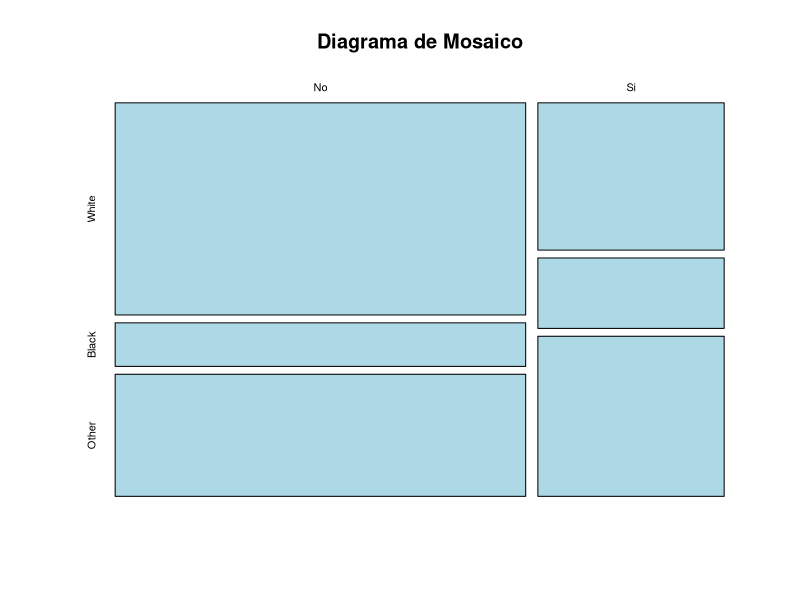
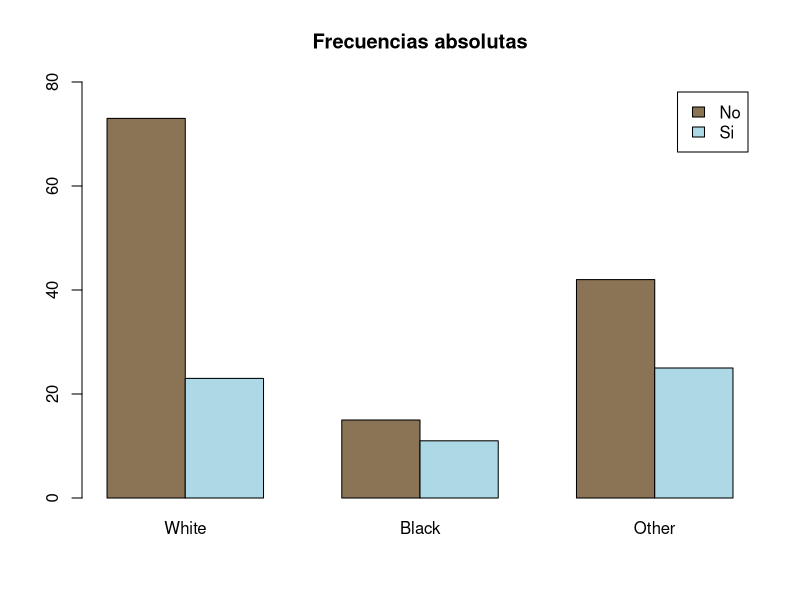
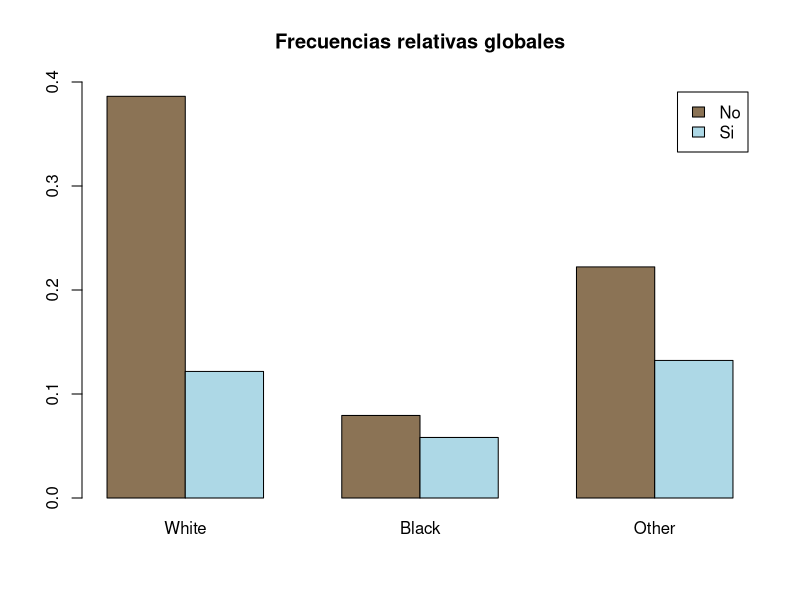
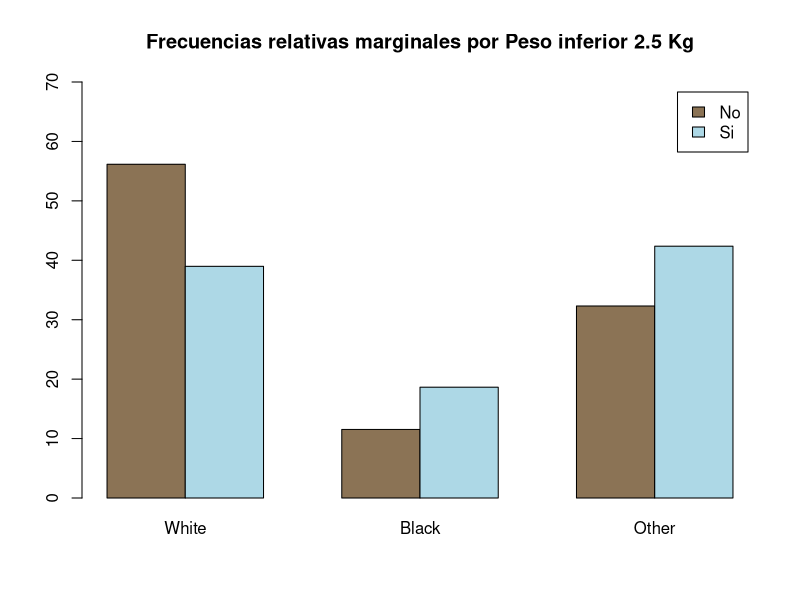
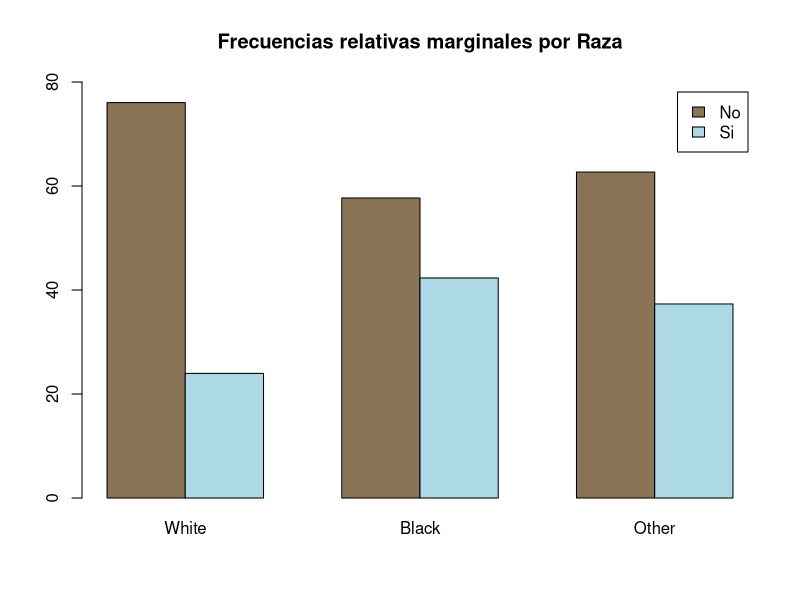
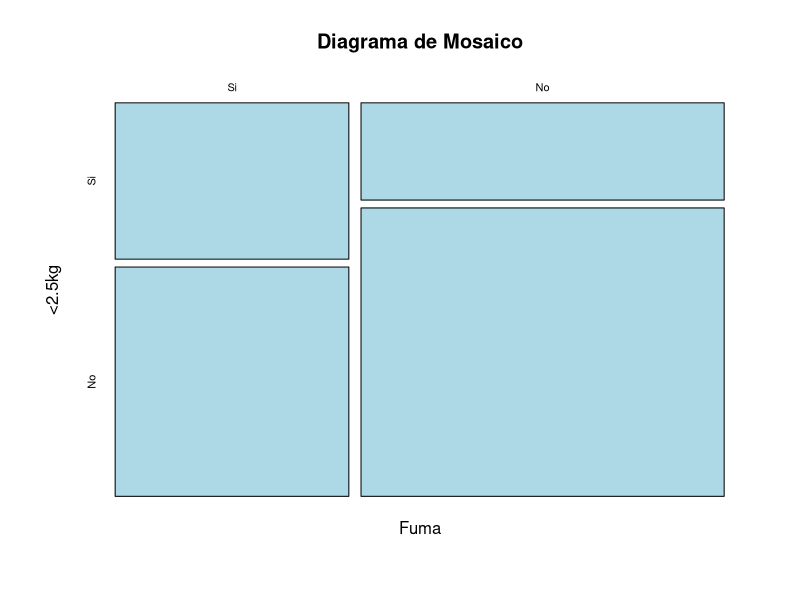
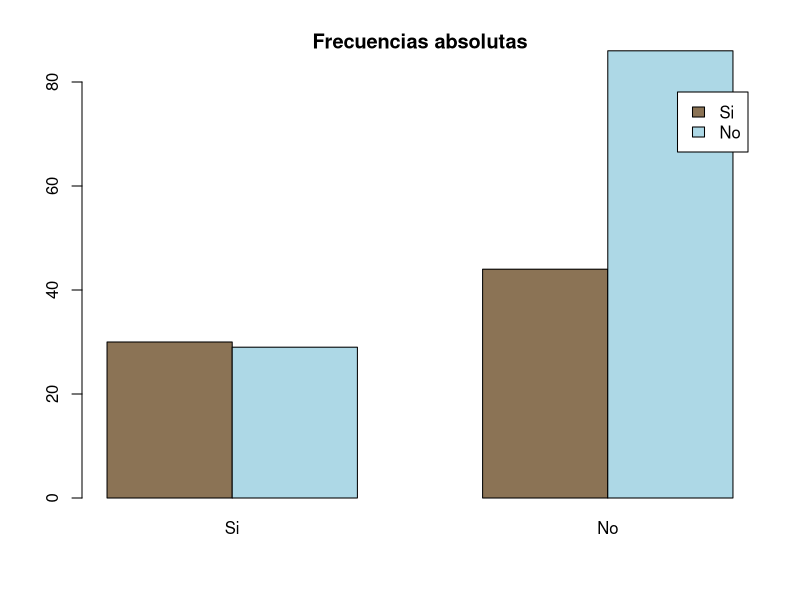
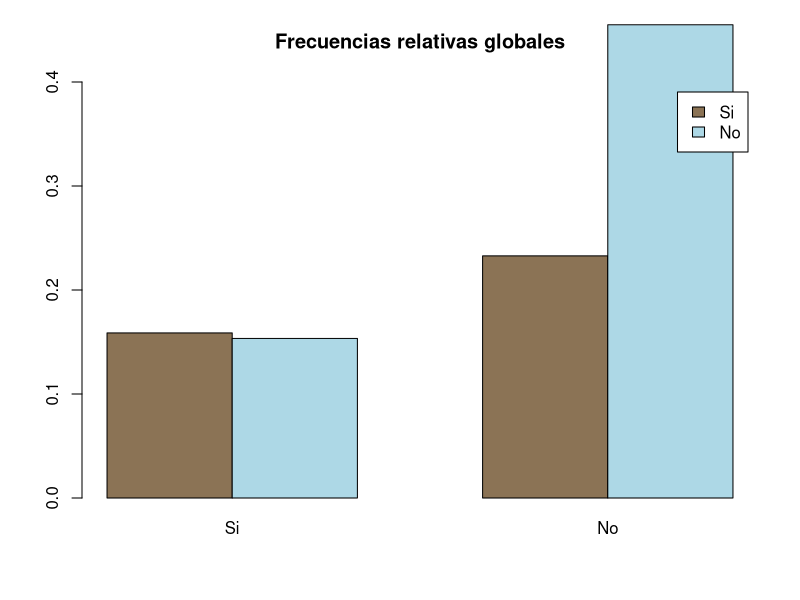

The R script that drew these images, in order:
## ---- chunk 1

library(MASS)
str(birthwt)
head(birthwt)
data <- birthwt

#??birthwt
## ---- chunk 2

# convertimos a factores
data$low = factor(data$low, labels = c("No", "Si"))
data$race = factor(data$race, labels = c("White", "Black", "Other"))
str(data)
#levels(data$low)
#levels(data$race)

tt <- table(data$low, data$race) #freq absolutas
tt
100*prop.table(tt) # freq relativa globañ
100*prop.table(tt, margin = 1) # freq relativa por Peso
100*prop.table(tt, margin = 2) # freq relativa por raza

colSums(tt)
rowSums(tt)

library(gmodels)
CrossTable(data$low, data$race, prop.chisq = FALSE)

ftable(tt)


## ---- chunk 3
plot(tt,col = c("lightblue") , main = "Diagrama de Mosaico")
## ---- chunk 4

barplot(tt, 
        ylim = c(0, 80), 
        beside = TRUE, 
        legend.text = TRUE,
        main = "Frecuencias absolutas",
        col = c("burlywood4", "lightblue")
        )

barplot(prop.table(tt), 
        ylim = c(0, 0.4), 
        beside = TRUE, 
        legend.text = TRUE,
        main = "Frecuencias relativas globales",
        col = c("burlywood4", "lightblue")
        )

barplot(100*prop.table(tt, margin = 1), 
        ylim = c(0, 70), 
        beside = TRUE, 
        legend.text = TRUE,
        main = "Frecuencias relativas marginales por Peso inferior 2.5 Kg",
        col = c("burlywood4", "lightblue")
        )


barplot(100*prop.table(tt, margin = 2), 
        ylim = c(0, 80), 
        beside = TRUE, 
        legend.text = TRUE,
        main = "Frecuencias relativas marginales por Raza",
        col = c("burlywood4", "lightblue")
        )

## ---- chunk 5

data2 = birthwt
data2$smoke = factor(data2$smoke, levels = c(1, 0), labels = c("Si", "No"))
data2$low = factor(data2$low, levels = c(1, 0), labels = c("Si", "No"))

str(data2)

#frecuencia absoluta
tt2 <- table(data2$smoke, data2$low, dnn = c('Fuma', '<2.5kg'))

# numero total de la muestra
sum(tt2)

# frecuencias relativas globales y marginales
round(100*prop.table(tt2), 2)
round(100*prop.table(tt2, margin = 1), 2)
round(100*prop.table(tt2, margin = 2), 2)

library(gmodels)
CrossTable(data$smoke, data$low, prop.chisq = FALSE)

ftable(tt2)

plot(tt2,col = c("lightblue") , main = "Diagrama de Mosaico")

barplot(tt2, 
        ylim = c(0, 80), 
        beside = TRUE, 
        legend.text = TRUE,
        main = "Frecuencias absolutas",
        col = c("burlywood4", "lightblue")
        )

barplot(prop.table(tt2), 
        ylim = c(0, 0.4), 
        beside = TRUE, 
        legend.text = TRUE,
        main = "Frecuencias relativas globales",
        col = c("burlywood4", "lightblue")
        )

barplot(100*prop.table(tt2, margin = 1), 
        ylim = c(0, 70), 
        beside = TRUE, 
        legend.text = TRUE,
        main = "Frecuencias relativas marginales por Peso inferior 2.5 Kg",
        col = c("burlywood4", "lightblue")
        )


barplot(100*prop.table(tt2, margin = 2), 
        ylim = c(0, 80), 
        beside = TRUE, 
        legend.text = TRUE,
        main = "Frecuencias relativas marginales por Raza",
        col = c("burlywood4", "lightblue")
        )

## ---- chunk 6

data3 = birthwt
data3$race = factor(data3$race, labels = c("White", "Black", "Other"))
data3$smoke = factor(data3$smoke, levels = c(1, 0), labels = c("Smoke.Si", "Smoke.No"))
data3$low = factor(data3$low, levels = c(1, 0), labels = c("Low.Si", "Low.No"))

# absolutas
tt3 <- table(data3$race, data3$smoke, data3$low)

# freq relativas globales
round(100*prop.table(tt3), 2)

# freq relativas
round(100*prop.table(tt3, margin = 1), 2)
round(100*prop.table(tt3, margin = 2), 2)
round(100*prop.table(tt3, margin = 2), 2)
round(100*prop.table(tt3, margin = c(1,2)), 2)

ftable(tt3)


plot(tt3, main = "Diagrama de Mosaico")
